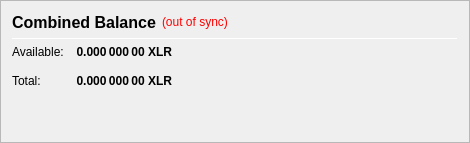
                   <widget class="QFrame" name="frame_CombinedBalances">
                    <property name="minimumSize">
                     <size>
                      <width>470</width>
                      <height>0</height>
                     </size>
                    </property>
                    <property name="frameShape">
                     <enum>QFrame::StyledPanel</enum>
                    </property>
                    <property name="frameShadow">
                     <enum>QFrame::Raised</enum>
                    </property>
                    <layout class="QVBoxLayout" name="verticalLayout_5">
                     <item>
                      <layout class="QHBoxLayout" name="horizontalLayout_5" stretch="0,0,0">
                       <item>
                        <widget class="QLabel" name="label_5z">
                         <property name="minimumSize">
                          <size>
                           <width>0</width>
                           <height>20</height>
                          </size>
                         </property>
                         <property name="font">
                          <font>
                           <pointsize>12</pointsize>
                           <weight>75</weight>
                           <bold>true</bold>
                          </font>
                         </property>
                         <property name="toolTip">
                          <string>Combined Balance (including unconfirmed and immature coins)</string>
                         </property>
                         <property name="text">
                          <string>Combined Balance</string>
                         </property>
                        </widget>
                       </item>
                       <item>
                        <widget class="QLabel" name="labelWalletStatus">
                         <property name="cursor">
                          <cursorShape>WhatsThisCursor</cursorShape>
                         </property>
                         <property name="toolTip">
                          <string>The displayed information may be out of date. Your wallet automatically synchronizes with the Solaris network after a connection is established, but this process has not completed yet.</string>
                         </property>
                         <property name="styleSheet">
                          <string notr="true">QLabel { color: red; }</string>
                         </property>
                         <property name="text">
                          <string notr="true">(out of sync)</string>
                         </property>
                         <property name="alignment">
                          <set>Qt::AlignLeading|Qt::AlignLeft|Qt::AlignVCenter</set>
                         </property>
                        </widget>
                       </item>
                       <item>
                        <spacer name="horizontalSpacer_1">
                         <property name="orientation">
                          <enum>Qt::Horizontal</enum>
                         </property>
                         <property name="sizeHint" stdset="0">
                          <size>
                           <width>40</width>
                           <height>20</height>
                          </size>
                         </property>
                        </spacer>
                       </item>
                      </layout>
                     </item>
                     <item>
                      <widget class="Line" name="line_CombinedBalance">
                       <property name="minimumSize">
                        <size>
                         <width>0</width>
                         <height>1</height>
                        </size>
                       </property>
                       <property name="maximumSize">
                        <size>
                         <width>16777215</width>
                         <height>1</height>
                        </size>
                       </property>
                       <property name="orientation">
                        <enum>Qt::Horizontal</enum>
                       </property>
                      </widget>
                     </item>
                     <item>
                      <layout class="QGridLayout" name="gridLayout_3">
                       <property name="spacing">
                        <number>12</number>
                       </property>
                       <item row="1" column="0">
                        <widget class="QLabel" name="labelBalanceTextz">
                         <property name="text">
                          <string>Available:</string>
                         </property>
                        </widget>
                       </item>
                       <item row="1" column="1">
                        <widget class="QLabel" name="labelBalancez">
                         <property name="font">
                          <font>
                           <weight>75</weight>
                           <bold>true</bold>
                          </font>
                         </property>
                         <property name="cursor">
                          <cursorShape>IBeamCursor</cursorShape>
                         </property>
                         <property name="toolTip">
                          <string>Your current spendable balance</string>
                         </property>
                         <property name="text">
                          <string notr="true">0.000 000 00 XLR</string>
                         </property>
                         <property name="alignment">
                          <set>Qt::AlignRight|Qt::AlignTrailing|Qt::AlignVCenter</set>
                         </property>
                         <property name="textInteractionFlags">
                          <set>Qt::LinksAccessibleByMouse|Qt::TextSelectableByKeyboard|Qt::TextSelectableByMouse</set>
                         </property>
                        </widget>
                       </item>
                       <item row="2" column="0">
                        <widget class="QLabel" name="labelTotalTextz">
                         <property name="text">
                          <string>Total:</string>
                         </property>
                        </widget>
                       </item>
                       <item row="2" column="1">
                        <widget class="QLabel" name="labelTotalz">
                         <property name="font">
                          <font>
                           <weight>75</weight>
                           <bold>true</bold>
                          </font>
                         </property>
                         <property name="cursor">
                          <cursorShape>IBeamCursor</cursorShape>
                         </property>
                         <property name="toolTip">
                          <string>Total Balance, including all unavailable coins.</string>
                         </property>
                         <property name="text">
                          <string notr="true">0.000 000 00 XLR</string>
                         </property>
                         <property name="alignment">
                          <set>Qt::AlignRight|Qt::AlignTrailing|Qt::AlignVCenter</set>
                         </property>
                         <property name="textInteractionFlags">
                          <set>Qt::LinksAccessibleByMouse|Qt::TextSelectableByKeyboard|Qt::TextSelectableByMouse</set>
                         </property>
                        </widget>
                       </item>
                       <item row="2" column="3">
                        <spacer name="horizontalSpacer_2">
                         <property name="orientation">
                          <enum>Qt::Horizontal</enum>
                         </property>
                         <property name="sizeHint" stdset="0">
                          <size>
                           <width>40</width>
                           <height>20</height>
                          </size>
                         </property>
                        </spacer>
                       </item>
                      </layout>
                     </item>
                     <item>
                      <spacer name="verticalSpacer_1">
                       <property name="orientation">
                        <enum>Qt::Vertical</enum>
                       </property>
                       <property name="sizeHint" stdset="0">
                        <size>
                         <width>20</width>
                         <height>40</height>
                        </size>
                       </property>
                      </spacer>
                     </item>
                    </layout>
                   </widget>
